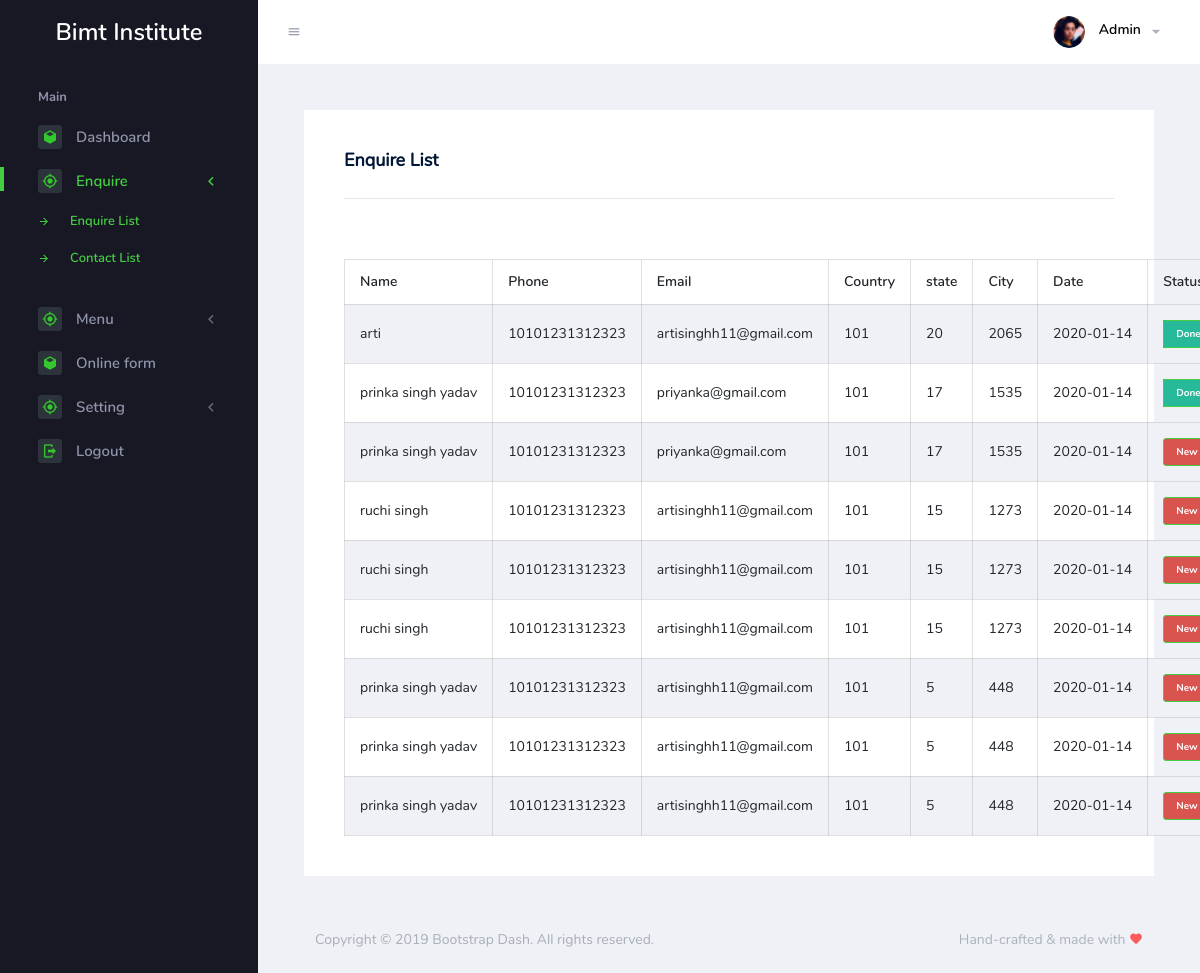
The app's page /index.php/admin/enquire, older data.
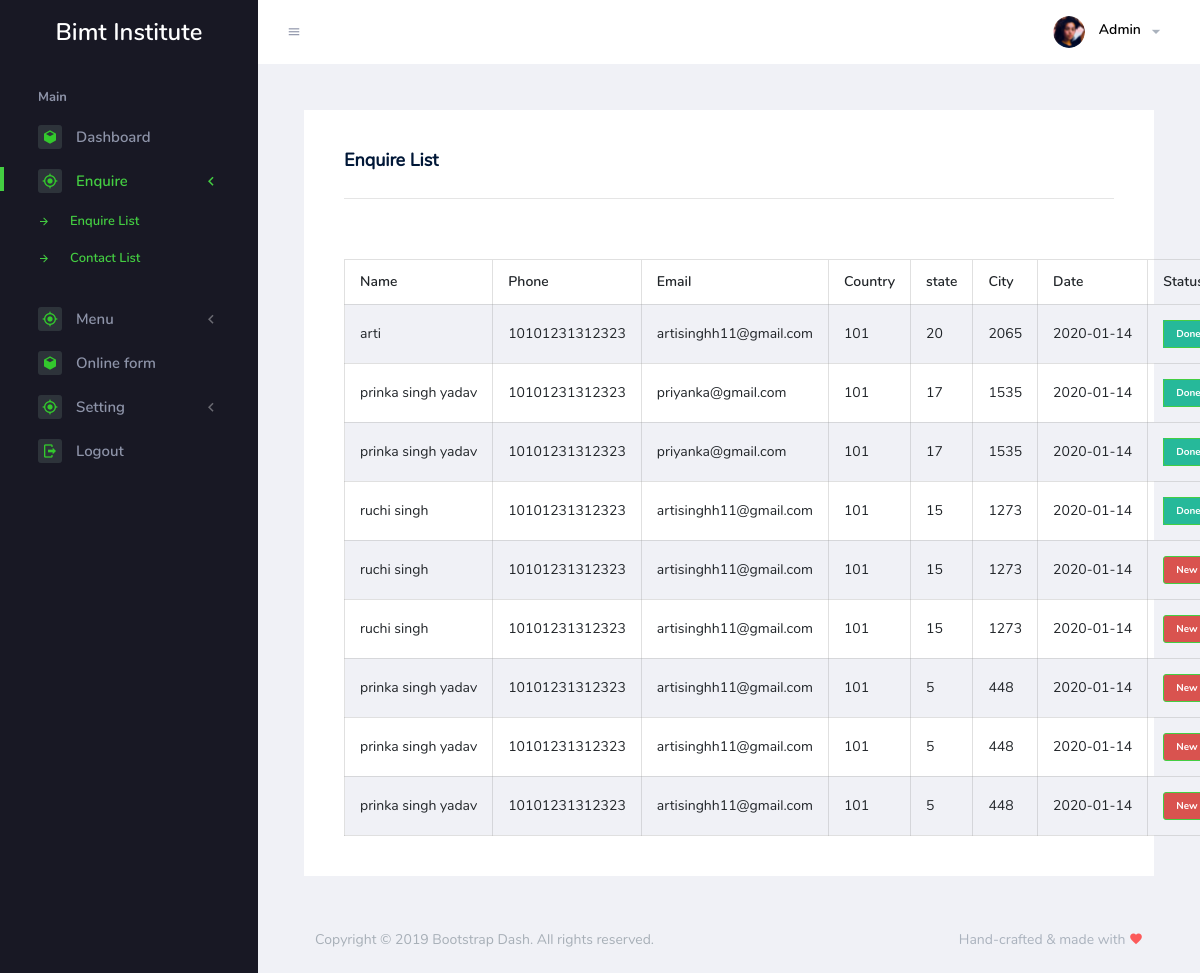
The same page, newer data.
### tables this page shows
CREATE TABLE `enquire` (
  `id` int(11) NOT NULL,
  `name` varchar(50) DEFAULT NULL,
  `email` varchar(50) DEFAULT NULL,
  `phone` varchar(50) DEFAULT NULL,
  `country` varchar(30) DEFAULT NULL,
  `state` varchar(30) DEFAULT NULL,
  `city` varchar(50) DEFAULT NULL,
  `certificate` varchar(100) DEFAULT NULL,
  `date` date DEFAULT NULL,
  `status` enum('New','Done') DEFAULT NULL
);

### application/controllers/admin/Enquire.php (called while the page is built, shortened)
<?php if ( ! defined('BASEPATH')) exit('No direct script access allowed');
class Enquire extends CI_Controller {
	public function __construct(){
        $this->load->model('common_model');
        $this->load->model('enquire_model');
    }
		 public function index(){
			 		$data = array();
			        $data['page'] = 'Enquire';
            $data['enquire'] = $this->enquire_model->get_enquire();
					$data['main_content'] = $this->load->view('admin/enquire/enquire_list', $data, TRUE);
	        $this->load->view('admin/index', $data);
		 }
}

### index.php (called while the page is built, shortened)
<?php
require_once BASEPATH.'core/CodeIgniter.php';

### application/models/Enquire_model.php (called while the page is built, shortened)
<?php
class Enquire_model extends CI_Model {
    public function get_enquire(){
        $this->db->select('*');
        $this->db->from('enquire');
        $query = $this->db->get();
        $query = $query->result_array();
        return $query;
    }
}

### application/views/admin/enquire/enquire_list.php (the view, shortened to what this page needs)
<div class="content-wrapper">
  <div class="row">
    <div class="col-md-12 grid-margin stretch-card">
      <div class="card">
        <div class="card-body">
          <h4 class="card-title">Enquire List</h4>
          <hr><br><br>
            <table  class="table table-striped dataTable no-footer dtr-inline collapsed" id="datatable-responsive" style="width: 100%;" role="grid" >
            <table id="datatable-buttons" id="datatable-responsive"   class="table table-striped table-bordered dataTable no-footer dt-responsive nowrap"  aria-describedby="datatable-buttons_info" cellspacing="0" width="100%">
              <thead>
                <tr>
                  <th>Name</th>
                  <th>Phone</th>
                  <th>Email</th>
                  <th>Country</th>
                  <th>state</th>
                  <th>City</th>
                  <th>Date</th>
                  <th>Status</th>
                </tr>
              </thead>
              <tbody>
                <?php foreach ($enquire as $value): ?>
                <tr>
                  <td><?php echo $value['name']; ?></td>
                  <td><?php echo $value['phone']; ?></td>
                  <td><?php echo $value['email']; ?></td>
                  <td><?php echo $value['country']; ?></td>
                  <td><?php echo $value['state']; ?></td>
                  <td><?php echo $value['city']; ?></td>
                  <td><?php echo $value['date'] ?></td>
                  <td>
                                <?php if ($value['status'] != 'Done'): ?>
                                <a href="<?php echo base_url('admin/enquire/active2/'.$value['id']) ?>" data-toggle="tooltip" data-original-title="New"><button type="button" class="btn btn-success btn-circle btn-xs " style="background:#d9534f;">New</button></a>
                                <?php else: ?>
                                <div class="label label-table label-success" style="background:#26b99a"><button type="button" class="btn btn-success btn-circle btn-xs " style="background:#26b99a;">Done</button></div>
                             <?php endif ?>
                                    </td>
                </tr>
              <?php endforeach; ?>
              </tbody>
            </table>
          </div>
        </div>
      </div>
    </div>
  </div>

### application/views/admin/layout/header.php (shortened to what this page needs)
<!DOCTYPE html>
<html lang="en">
  <head>
    <link rel="stylesheet" href="<?php echo base_url() ?>assets/assets/vendors/mdi/css/materialdesignicons.min.css">
    <link rel="stylesheet" href="<?php echo base_url() ?>assets/assets/vendors/flag-icon-css/css/flag-icon.min.css">
    <link rel="stylesheet" href="<?php echo base_url() ?>assets/assets/vendors/css/vendor.bundle.base.css">
    <link rel="stylesheet" href="<?php echo base_url() ?>assets/assets/vendors/codemirror/ambiance.css">
    <link rel="stylesheet" href="<?php echo base_url() ?>assets/assets/vendors/codemirror/codemirror.css">
    <link href="<?php echo base_url() ?>assets/vender/magnific-popup/css/magnific-popup.css" rel="stylesheet">
    <link rel="stylesheet" href="<?php echo base_url() ?>assets/assets/vendors/font-awesome/css/font-awesome.min.css" />
    <link href="<?php echo base_url() ?>assets/vender/iconmoon/css/iconmoon.css" rel="stylesheet">
    <link rel="stylesheet" href="<?php echo base_url() ?>assets/assets/vendors/bootstrap-datepicker/bootstrap-datepicker.min.css">
    <link rel="stylesheet" href="<?php echo base_url() ?>assets/assets/css/style.css">
    <link href='https://cdn.jsdelivr.net/npm/froala-editor@3.1.0/css/froala_editor.pkgd.min.css' rel='stylesheet' type='text/css' />
  </head>
  <body>

### application/views/admin/index.php
<?php include 'layout/header.php'; ?>
<div class="container-scroller">
<?php include 'layout/top.php'; ?>
<div class="container-fluid page-body-wrapper">
<?php include 'layout/sidebar.php'; ?>
<div class="main-panel">
<?php echo $main_content; ?>
<?php include 'layout/footer.php';?>
</div>
</div>
</div>
<?php include 'layout/js.php'; ?>

### application/views/admin/layout/top.php (shortened to what this page needs)
<nav class="navbar default-layout-navbar col-lg-12 col-12 p-0 fixed-top d-flex flex-row">
  <div class="text-center navbar-brand-wrapper d-flex align-items-center justify-content-center">
    <a class="navbar-brand brand-logo" href="index.php" style="color:#fff;">Bimt Institute</a>
  </div>
  <div class="navbar-menu-wrapper d-flex align-items-stretch">
    <button class="navbar-toggler navbar-toggler align-self-center" type="button" data-toggle="minimize">
      <span class="mdi mdi-menu"></span>
    </button>
    <ul class="navbar-nav navbar-nav-right">
      <li class="nav-item nav-profile dropdown">
        <a class="nav-link dropdown-toggle" id="profileDropdown" href="#" data-toggle="dropdown" aria-expanded="false">
          <div class="nav-profile-img">
            <img src="<?php echo base_url() ?>assets/assets/images/faces/face28.png" alt="image">
          </div>
          <div class="nav-profile-text">
            <p class="mb-1 text-black">Admin</p>
          </div>
        </a>
      </li>
    </ul>
  </div>
</nav>

### application/views/admin/layout/sidebar.php (shortened to what this page needs)
<nav class="sidebar sidebar-offcanvas" id="sidebar">
  <ul class="nav">
    <li class="nav-item nav-category">Main</li>
      <li class="nav-item">
        <a class="nav-link" href="<?php echo base_url('admin/dashboard')?>">
          <span class="icon-bg"><i class="mdi mdi-cube menu-icon"></i></span>
          <span class="menu-title">Dashboard</span>
        </a>
      </li>
      <li class="nav-item">
        <a class="nav-link " data-toggle="collapse" href="#ui-enquiry" aria-expanded="false" aria-controls="ui-basic">
          <span class="icon-bg"><i class="mdi mdi-crosshairs-gps menu-icon"></i></span>
          <span class="menu-title">Enquire </span>
          <i class="menu-arrow"></i>
        </a>
        <div class="collapse" id="ui-enquiry">
          <ul class="nav flex-column sub-menu">
            <li class="nav-item"> <a class="nav-link" href="<?php echo base_url('admin/enquire')?>">Enquire List</a></li>
            <li class="nav-item"> <a class="nav-link" href="<?php echo base_url('admin/enquire/contact')?>">Contact List</a></li>
          </ul>
        </div>
      </li>
      <li class="nav-item">
        <a class="nav-link" data-toggle="collapse" href="#ui-menu" aria-expanded="false" aria-controls="ui-basic">
          <span class="icon-bg"><i class="mdi mdi-crosshairs-gps menu-icon"></i></span>
          <span class="menu-title">Menu</span>
          <i class="menu-arrow"></i>
        </a>
      </li>
    <li class="nav-item">
      <a class="nav-link" href="<?php echo base_url('admin/onlineform')?>">
        <span class="icon-bg"><i class="mdi mdi-cube menu-icon"></i></span>
        <span class="menu-title">Online form</span>
      </a>
    </li>
    <li class="nav-item">
      <a class="nav-link" data-toggle="collapse" href="#ui-basic" aria-expanded="false" aria-controls="ui-basic">
        <span class="icon-bg"><i class="mdi mdi-crosshairs-gps menu-icon"></i></span>
        <span class="menu-title">Setting</span>
        <i class="menu-arrow"></i>
      </a>
    </li>
    <li class="nav-item">
      <a class="nav-link" href="<?php echo base_url('admin/Auth/logout')?>">
        <span class="icon-bg"><i class="mdi mdi-logout menu-icon"></i></span>
        <span class="menu-title">Logout</span>
      </a>
    </li>
  </ul>
</nav>

### application/views/admin/layout/footer.php
<footer class="footer">
  <div class="footer-inner-wraper">
    <div class="d-sm-flex justify-content-center justify-content-sm-between">
      <span class="text-muted text-center text-sm-left d-block d-sm-inline-block">Copyright © 2019 <a href="https://www.bootstrapdash.com/" target="_blank">Bootstrap Dash</a>. All rights reserved.</span>
      <span class="float-none float-sm-right d-block mt-1 mt-sm-0 text-center">Hand-crafted & made with <i class="mdi mdi-heart text-danger"></i></span>
    </div>
  </div>
</footer>

### application/views/admin/layout/js.php (shortened to what this page needs)
  </body>
</html>

Row changes from the older to the newer data that the page shows:
changed enquire (number 3 of 9 on the later page): status "New" → "Done"
changed enquire (number 4 of 9 on the later page): status "New" → "Done"
